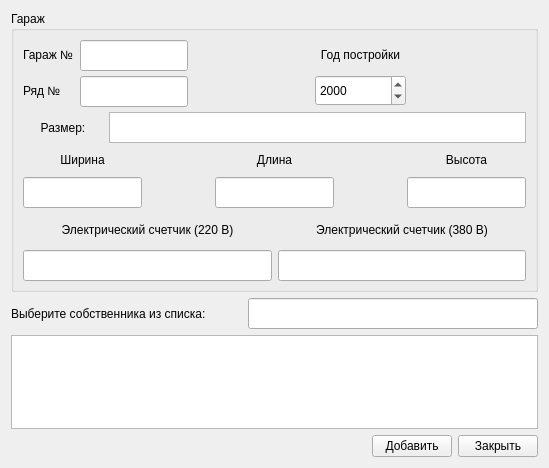
<?xml version="1.0" encoding="UTF-8"?>
<ui version="4.0">
 <class>Form</class>
 <widget class="QWidget" name="Form">
  <property name="geometry">
   <rect>
    <x>0</x>
    <y>0</y>
    <width>549</width>
    <height>468</height>
   </rect>
  </property>
  <property name="windowTitle">
   <string>Долбавление нового объекта</string>
  </property>
  <layout class="QVBoxLayout" name="verticalLayout_5">
   <item>
    <widget class="QGroupBox" name="garage_groupBox">
     <property name="maximumSize">
      <size>
       <width>16777215</width>
       <height>281</height>
      </size>
     </property>
     <property name="title">
      <string>Гараж</string>
     </property>
     <layout class="QVBoxLayout" name="verticalLayout_6">
      <item>
       <layout class="QHBoxLayout" name="horizontalLayout_4">
        <item>
         <layout class="QHBoxLayout" name="horizontalLayout">
          <item>
           <layout class="QVBoxLayout" name="verticalLayout">
            <item>
             <widget class="QLabel" name="garage_label">
              <property name="sizePolicy">
               <sizepolicy hsizetype="Expanding" vsizetype="Expanding">
                <horstretch>0</horstretch>
                <verstretch>0</verstretch>
               </sizepolicy>
              </property>
              <property name="maximumSize">
               <size>
                <width>61</width>
                <height>31</height>
               </size>
              </property>
              <property name="text">
               <string>Гараж №</string>
              </property>
             </widget>
            </item>
            <item>
             <widget class="QLabel" name="row_label">
              <property name="sizePolicy">
               <sizepolicy hsizetype="Expanding" vsizetype="Expanding">
                <horstretch>0</horstretch>
                <verstretch>0</verstretch>
               </sizepolicy>
              </property>
              <property name="maximumSize">
               <size>
                <width>61</width>
                <height>31</height>
               </size>
              </property>
              <property name="text">
               <string>Ряд №</string>
              </property>
             </widget>
            </item>
           </layout>
          </item>
          <item>
           <layout class="QVBoxLayout" name="verticalLayout_12">
            <item>
             <widget class="QLineEdit" name="garage_lineEdit">
              <property name="minimumSize">
               <size>
                <width>0</width>
                <height>31</height>
               </size>
              </property>
             </widget>
            </item>
            <item>
             <widget class="QLineEdit" name="row_lineEdit">
              <property name="minimumSize">
               <size>
                <width>0</width>
                <height>31</height>
               </size>
              </property>
             </widget>
            </item>
           </layout>
          </item>
         </layout>
        </item>
        <item>
         <spacer name="horizontalSpacer">
          <property name="orientation">
           <enum>Qt::Horizontal</enum>
          </property>
          <property name="sizeHint" stdset="0">
           <size>
            <width>40</width>
            <height>20</height>
           </size>
          </property>
         </spacer>
        </item>
        <item>
         <layout class="QVBoxLayout" name="verticalLayout_2">
          <item>
           <widget class="QLabel" name="buildYear_label">
            <property name="maximumSize">
             <size>
              <width>16777215</width>
              <height>31</height>
             </size>
            </property>
            <property name="text">
             <string>Год постройки</string>
            </property>
            <property name="alignment">
             <set>Qt::AlignCenter</set>
            </property>
           </widget>
          </item>
          <item>
           <widget class="QDateEdit" name="buildingYear_dateEdit">
            <property name="minimumSize">
             <size>
              <width>91</width>
              <height>31</height>
             </size>
            </property>
            <property name="maximumSize">
             <size>
              <width>16777215</width>
              <height>31</height>
             </size>
            </property>
            <property name="displayFormat">
             <string>yyyy</string>
            </property>
           </widget>
          </item>
         </layout>
        </item>
        <item>
         <spacer name="horizontalSpacer_4">
          <property name="orientation">
           <enum>Qt::Horizontal</enum>
          </property>
          <property name="sizeHint" stdset="0">
           <size>
            <width>40</width>
            <height>20</height>
           </size>
          </property>
         </spacer>
        </item>
       </layout>
      </item>
      <item>
       <layout class="QHBoxLayout" name="horizontalLayout_7">
        <item>
         <widget class="QLabel" name="size_label">
          <property name="minimumSize">
           <size>
            <width>80</width>
            <height>0</height>
           </size>
          </property>
          <property name="maximumSize">
           <size>
            <width>16777215</width>
            <height>31</height>
           </size>
          </property>
          <property name="text">
           <string>Размер:</string>
          </property>
          <property name="alignment">
           <set>Qt::AlignCenter</set>
          </property>
         </widget>
        </item>
        <item>
         <widget class="QListView" name="size_listView">
          <property name="maximumSize">
           <size>
            <width>16777215</width>
            <height>31</height>
           </size>
          </property>
         </widget>
        </item>
       </layout>
      </item>
      <item>
       <layout class="QHBoxLayout" name="horizontalLayout_2">
        <item>
         <layout class="QVBoxLayout" name="verticalLayout_4">
          <property name="sizeConstraint">
           <enum>QLayout::SetMinimumSize</enum>
          </property>
          <item>
           <widget class="QLabel" name="width_label">
            <property name="sizePolicy">
             <sizepolicy hsizetype="MinimumExpanding" vsizetype="Minimum">
              <horstretch>0</horstretch>
              <verstretch>0</verstretch>
             </sizepolicy>
            </property>
            <property name="minimumSize">
             <size>
              <width>119</width>
              <height>22</height>
             </size>
            </property>
            <property name="maximumSize">
             <size>
              <width>9999999</width>
              <height>22</height>
             </size>
            </property>
            <property name="text">
             <string>Ширина</string>
            </property>
            <property name="alignment">
             <set>Qt::AlignCenter</set>
            </property>
           </widget>
          </item>
          <item>
           <widget class="QLineEdit" name="width_lineEdit">
            <property name="minimumSize">
             <size>
              <width>0</width>
              <height>31</height>
             </size>
            </property>
           </widget>
          </item>
         </layout>
        </item>
        <item>
         <spacer name="horizontalSpacer_2">
          <property name="orientation">
           <enum>Qt::Horizontal</enum>
          </property>
          <property name="sizeHint" stdset="0">
           <size>
            <width>40</width>
            <height>20</height>
           </size>
          </property>
         </spacer>
        </item>
        <item>
         <layout class="QVBoxLayout" name="verticalLayout_7">
          <property name="sizeConstraint">
           <enum>QLayout::SetMinimumSize</enum>
          </property>
          <item>
           <widget class="QLabel" name="len_label">
            <property name="sizePolicy">
             <sizepolicy hsizetype="MinimumExpanding" vsizetype="Minimum">
              <horstretch>0</horstretch>
              <verstretch>0</verstretch>
             </sizepolicy>
            </property>
            <property name="minimumSize">
             <size>
              <width>119</width>
              <height>22</height>
             </size>
            </property>
            <property name="maximumSize">
             <size>
              <width>99999</width>
              <height>22</height>
             </size>
            </property>
            <property name="text">
             <string>Длина</string>
            </property>
            <property name="alignment">
             <set>Qt::AlignCenter</set>
            </property>
           </widget>
          </item>
          <item>
           <widget class="QLineEdit" name="len_lineEdit">
            <property name="minimumSize">
             <size>
              <width>0</width>
              <height>31</height>
             </size>
            </property>
           </widget>
          </item>
         </layout>
        </item>
        <item>
         <spacer name="horizontalSpacer_3">
          <property name="orientation">
           <enum>Qt::Horizontal</enum>
          </property>
          <property name="sizeHint" stdset="0">
           <size>
            <width>40</width>
            <height>20</height>
           </size>
          </property>
         </spacer>
        </item>
        <item>
         <layout class="QVBoxLayout" name="verticalLayout_8">
          <property name="sizeConstraint">
           <enum>QLayout::SetMinimumSize</enum>
          </property>
          <item>
           <widget class="QLabel" name="hight_label">
            <property name="sizePolicy">
             <sizepolicy hsizetype="MinimumExpanding" vsizetype="Minimum">
              <horstretch>0</horstretch>
              <verstretch>0</verstretch>
             </sizepolicy>
            </property>
            <property name="minimumSize">
             <size>
              <width>119</width>
              <height>22</height>
             </size>
            </property>
            <property name="maximumSize">
             <size>
              <width>99999</width>
              <height>22</height>
             </size>
            </property>
            <property name="text">
             <string>Высота</string>
            </property>
            <property name="alignment">
             <set>Qt::AlignCenter</set>
            </property>
           </widget>
          </item>
          <item>
           <widget class="QLineEdit" name="hight_lineEdit">
            <property name="minimumSize">
             <size>
              <width>0</width>
              <height>31</height>
             </size>
            </property>
           </widget>
          </item>
         </layout>
        </item>
       </layout>
      </item>
      <item>
       <layout class="QHBoxLayout" name="horizontalLayout_3">
        <item>
         <layout class="QVBoxLayout" name="verticalLayout_10">
          <property name="sizeConstraint">
           <enum>QLayout::SetMaximumSize</enum>
          </property>
          <item>
           <widget class="QLabel" name="elMetric220_label">
            <property name="sizePolicy">
             <sizepolicy hsizetype="Expanding" vsizetype="MinimumExpanding">
              <horstretch>0</horstretch>
              <verstretch>0</verstretch>
             </sizepolicy>
            </property>
            <property name="minimumSize">
             <size>
              <width>232</width>
              <height>31</height>
             </size>
            </property>
            <property name="maximumSize">
             <size>
              <width>16777215</width>
              <height>31</height>
             </size>
            </property>
            <property name="text">
             <string>Электрический счетчик (220 В)</string>
            </property>
            <property name="alignment">
             <set>Qt::AlignCenter</set>
            </property>
           </widget>
          </item>
          <item>
           <widget class="QLineEdit" name="elMetric220_lineEdit">
            <property name="minimumSize">
             <size>
              <width>0</width>
              <height>31</height>
             </size>
            </property>
           </widget>
          </item>
         </layout>
        </item>
        <item>
         <layout class="QVBoxLayout" name="verticalLayout_11">
          <property name="sizeConstraint">
           <enum>QLayout::SetMinimumSize</enum>
          </property>
          <item>
           <widget class="QLabel" name="elMetric380_label">
            <property name="sizePolicy">
             <sizepolicy hsizetype="Expanding" vsizetype="MinimumExpanding">
              <horstretch>0</horstretch>
              <verstretch>0</verstretch>
             </sizepolicy>
            </property>
            <property name="minimumSize">
             <size>
              <width>232</width>
              <height>31</height>
             </size>
            </property>
            <property name="maximumSize">
             <size>
              <width>16777215</width>
              <height>31</height>
             </size>
            </property>
            <property name="text">
             <string>Электрический счетчик (380 В)</string>
            </property>
            <property name="alignment">
             <set>Qt::AlignCenter</set>
            </property>
           </widget>
          </item>
          <item>
           <widget class="QLineEdit" name="elMetric380_lineEdit">
            <property name="minimumSize">
             <size>
              <width>0</width>
              <height>31</height>
             </size>
            </property>
           </widget>
          </item>
         </layout>
        </item>
       </layout>
      </item>
     </layout>
    </widget>
   </item>
   <item>
    <layout class="QVBoxLayout" name="verticalLayout_3">
     <item>
      <layout class="QHBoxLayout" name="horizontalLayout_6">
       <item>
        <widget class="QLabel" name="changeOwner_label">
         <property name="minimumSize">
          <size>
           <width>231</width>
           <height>31</height>
          </size>
         </property>
         <property name="text">
          <string>Выберите собственника из списка:</string>
         </property>
        </widget>
       </item>
       <item>
        <widget class="QLineEdit" name="changeOwner_lineEdit">
         <property name="minimumSize">
          <size>
           <width>0</width>
           <height>31</height>
          </size>
         </property>
        </widget>
       </item>
      </layout>
     </item>
     <item>
      <widget class="QListView" name="changeOwner_listView"/>
     </item>
    </layout>
   </item>
   <item>
    <layout class="QHBoxLayout" name="horizontalLayout_5">
     <item>
      <spacer name="horizontalSpacer_5">
       <property name="orientation">
        <enum>Qt::Horizontal</enum>
       </property>
       <property name="sizeHint" stdset="0">
        <size>
         <width>40</width>
         <height>20</height>
        </size>
       </property>
      </spacer>
     </item>
     <item>
      <widget class="QPushButton" name="add_pushButton">
       <property name="maximumSize">
        <size>
         <width>80</width>
         <height>16777215</height>
        </size>
       </property>
       <property name="text">
        <string>Добавить</string>
       </property>
      </widget>
     </item>
     <item>
      <widget class="QPushButton" name="close_pushButton">
       <property name="maximumSize">
        <size>
         <width>80</width>
         <height>16777215</height>
        </size>
       </property>
       <property name="text">
        <string>Закрыть</string>
       </property>
      </widget>
     </item>
    </layout>
   </item>
  </layout>
 </widget>
 <resources/>
 <connections/>
</ui>
